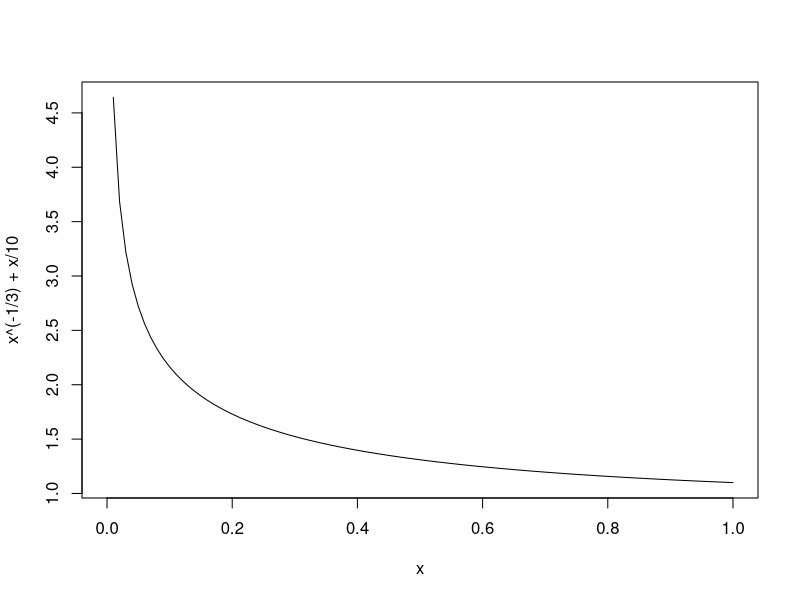

Generate this figure with R:
MCInt1D <- function(fun,a,b,N){
  x <- runif(N, min = a, max = b)
  Averfun <- sum(fun(x))/N
  Integ <- (b-a)*Averfun
  
  Averfun2 <- sum(fun(x)^2)/N
  Sig <- sqrt((Averfun2 - Averfun^2)/(N-1))
  print(c(Integ, Sig), digits = 4)
  
  return(Integ)
}
MCInt1D(fun = sin,a =0,b=pi,100)
MCInt1D(fun = sin,a =0,b=pi,1000)
MCInt1D(fun = sin,a =0,b=pi,10000)
curve(expr = x^(-1/3)+x/10)
#monte carlo voi 3 lop  (tich phan nhieu lan)
MCInt3D <- function(fun, a, b, c, d, N) {
  x <- runif(N, min = a, max = b)  
  y <- runif(N, min = c, max = d)  
  
  Averfun <- sum(fun(x, y)) / N  
  Integ <- (b - a) * (d - c) * Averfun  
  
  Averfun3 <- sum(fun(x, y)^2) / N  
  Sig <- sqrt((Averfun - Averfun^2) / (N - 1))  
  
  print(c(Integ, Sig), digits = 4)  
  
  return(Integ)  
}

MCInt3D(function(x, y) sin(x), a=0, b=pi, c=0, d=1, 100)
MCInt3D(function(x, y) sin(x), a=0, b=pi, c=0, d=1, 1000)
#monte carlo vs 2 lop
MCInt2D <- function(fun, a, b, c, d, N) {
  x <- runif(N, min = a, max = b)  
  y <- runif(N, min = c, max = d)  
  Averfun <- sum(fun(x, y)) / N  
  Integ <- (b - a) * (d - c) * Averfun 
  Averfun2 <- sum(fun(x, y)^2) / N  
  Sig <- sqrt((Averfun2 - Averfun^2) / (N - 1))  
  print(c(Integ, Sig), digits = 4)  
#integ la gia tri xap xi cua tich phan 
  #Đây là ước lượng trung bình của hàm sin(x) * cos(y) trên hình chữ nhật [0, pi] x [0, 1], 
  #nhân với diện tích của hình chữ nhật đó.
#Sig la do lech chuan cua uoc luong tich phan
  return(Integ)  
}
MCInt2D(function(x, y) exp(-(x^2 + y^2)), -1, 1, -1, 1, 100000)



#tinh tich phan e^-x^2 tu -vo vung den +vo cung, tol = 1e^-6
#(chua dung)
MCIntGaussian <- function(fun, N) {
  x <- rnorm(N)  
  Averfun <- sum(fun(x)) / N
  Integ <- Averfun * sqrt(pi)  
  Averfun2 <- sum(fun(x)^2) / N   
  Sig <- sqrt((Averfun2 - Averfun^2) / (N - 1)) 
  print(c(Integ, Sig), digits = 6)  
  return(Integ) 
}
fun <- function(x) exp(-x^2)
result <- MCIntGaussian(fun, 1000)
